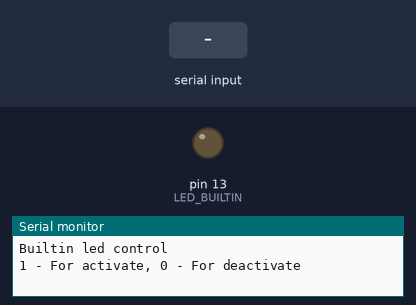
Recording of a sketch running on a simulated Arduino Uno, built with avr-gcc and run on an emulated ATmega328P. On the bench: output pins drawn as LEDs (lit = HIGH), the last lines printed to the serial monitor. The test bench sets the inputs (shaded band).

Above: at 1.2 s.
1.3 s: "1" received over Serial
At 2.5 s:
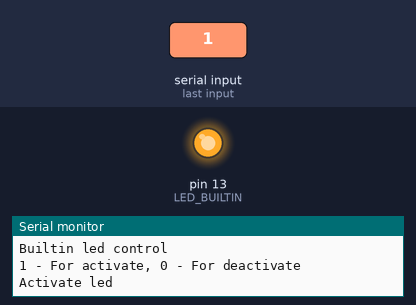
2.8 s: "0" received over Serial
At 3.6 s:
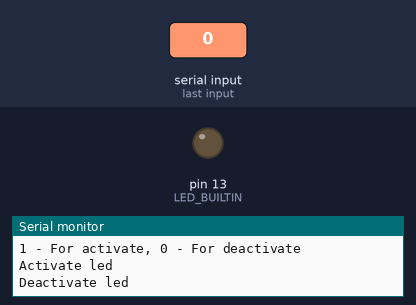
Timing chart, 0 to 5.8 s (numbered marks = the images above; inputs shaded):
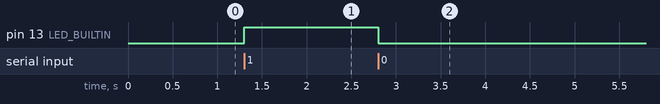

Measured:
- after the input at 1.3 s, pin 13 (LED_BUILTIN): LOW → HIGH at once
- after the input at 2.8 s, pin 13 (LED_BUILTIN): HIGH → LOW at once

The sketch:

blink_serial_02.ino
```cpp
void setup()
{
    pinMode(LED_BUILTIN, OUTPUT);
    Serial.begin(9600);
    Serial.println("Builtin led control");
    Serial.println("1 - For activate, 0 - For deactivate");
}

void loop()
{
    if(Serial.available()) {
        char input = Serial.read();
        if(input == '1') {
            digitalWrite(LED_BUILTIN, HIGH);
            Serial.println("Activate led");
        } else if(input == '0') {
            digitalWrite(LED_BUILTIN, LOW);
            Serial.println("Deactivate led");
        }
    }
}
```

blink_serial_01.ino
```cpp
#define LOOP_COUNT 10
#define DELAY 300

void setup_()
{
    pinMode(LED_BUILTIN, OUTPUT);
    Serial.begin(9600);
}

void loop_()
{
    for (int i = 0; i < LOOP_COUNT; i++)
    {
        digitalWrite(LED_BUILTIN, HIGH);
        Serial.println("Blink");
        delay(DELAY);
        digitalWrite(LED_BUILTIN, LOW);
        Serial.println("Blink off");
        delay(DELAY);
    }
    delay(5000);
    Serial.println("End of loop");
}
```
